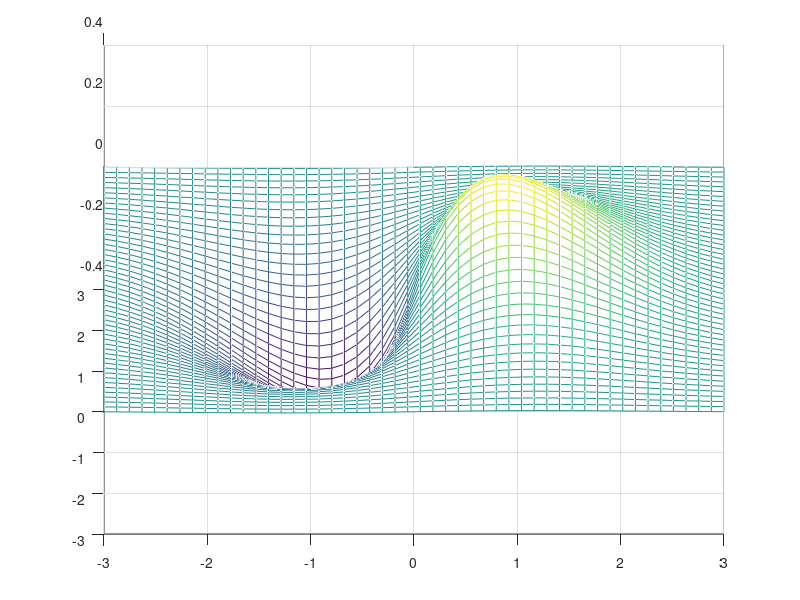

The MATLAB script that drew this image:
%Vistas
x = linspace(-3,3,50);
y = linspace(-3,3,50);
[X,Y] = meshgrid(x,y);
Z=(1.8.^(-1.5*sqrt(X.^2 + Y.^2))).*sin(X).*cos(0.5*Y);

for k=linspace(0,360,10)
    mesh(X,Y,Z);
    view(k,45);
    pause(0.5);
end